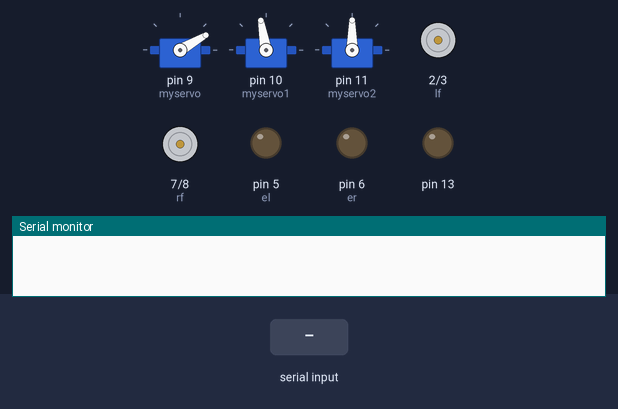
This sketch was run on a simulated Arduino Uno, built with avr-gcc and run on an emulated ATmega328P. Parts: 3 × servo, motor-driver pin pairs drawn as motors (green arrow = first pin HIGH = forward, orange = second pin HIGH = backward, longer = more drive), output pins drawn as LEDs (lit = HIGH), the last lines printed to the serial monitor. Inputs (shaded band) come from the test bench.

Above: at 1.2 s.
1.3 s: byte 97 ('a') received over Serial
At 2.5 s:
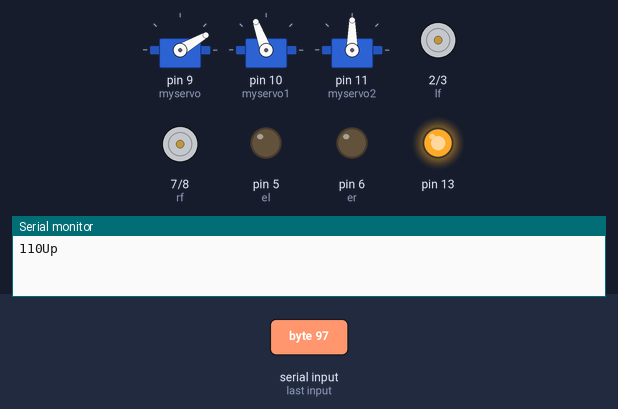
2.8 s: "F" received over Serial
At 3.7 s:
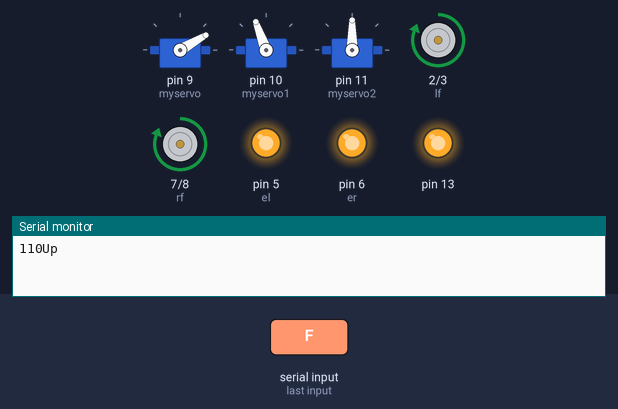
4.3 s: byte 71 ('G') received over Serial
At 4.8 s:
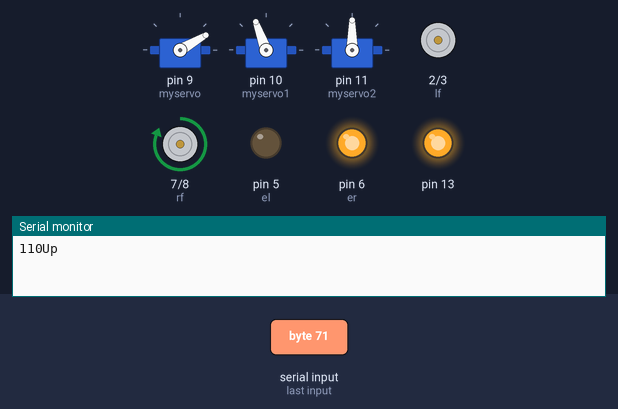
5.8 s: byte 72 ('H') received over Serial
At 7.0 s:
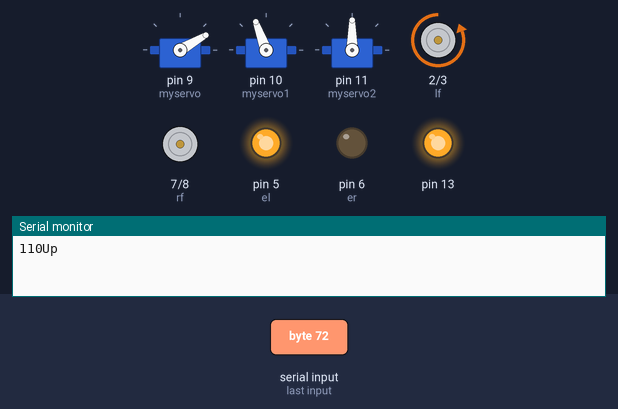
7.3 s: byte 73 ('I') received over Serial
At 8.3 s:
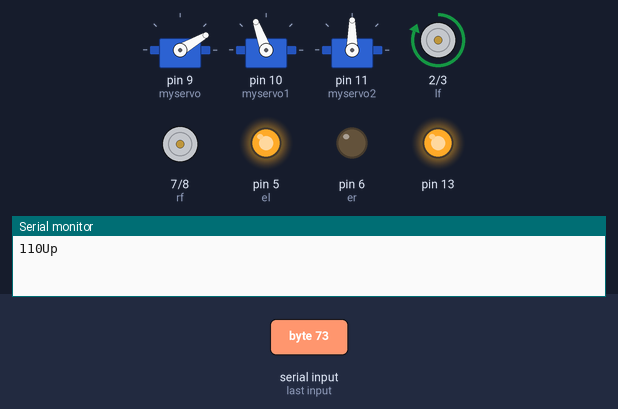
8.8 s: byte 74 ('J') received over Serial
At 9.4 s:
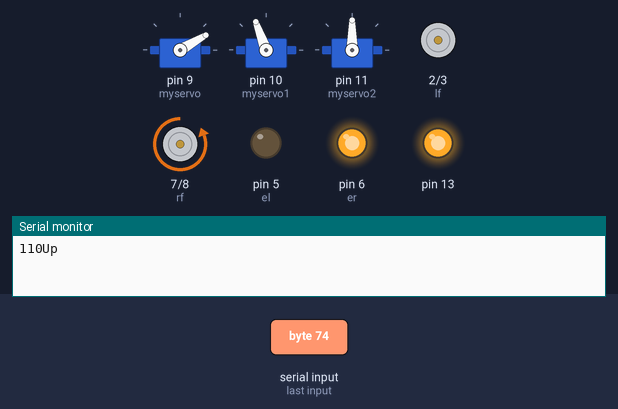
Timing chart, 0 to 11.3 s (numbered marks = the images above; inputs shaded):
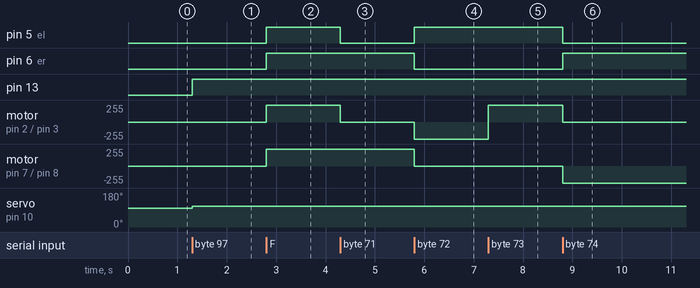

The sketch:

bluarm4.ino
```cpp
#include <Servo.h>
Servo myservo;  // create servo object to control a servo
Servo myservo1;
Servo myservo2;
int val = 100;
int val2 = 30;
int val3 = 0;

int lf=2;
int lb=3;
int rf=7;
int rb=8;

int el=5;
int er=6;
int mspeed=255;
int state;
int flag=0;

void setup() {
  myservo.attach(9);
  myservo1.attach(10);
  myservo2.attach(11);
  pinMode(lf, OUTPUT);
  pinMode(lb, OUTPUT);
  pinMode(rf, OUTPUT);
  pinMode(rb, OUTPUT);
  pinMode(el, OUTPUT);
  pinMode(er, OUTPUT);
  pinMode(13, OUTPUT);

  Serial.begin(115200);
  myservo1.write(val);
   myservo.write(val2);

}

void loop() {
   if(Serial.available() > 0){
      state = Serial.read();
       flag=0;
      digitalWrite(13, HIGH);


           if (state == '0') mspeed=0;
      else if (state == '1') mspeed=90;
      else if (state == '2') mspeed=150;
      else if (state == '3') mspeed=190;
      else if (state == '4') mspeed=220;
      else if (state == '5') mspeed=255;
      else if (state == 'F') mway3(mspeed,mspeed);
      else if (state == 'B') mway3(-mspeed,-mspeed);
      else if (state == 'R') mway3(mspeed,-mspeed);
      else if (state == 'L') mway3(-mspeed,mspeed);
      else if (state == 'S') mway3(0,0);
      else if (state == 'G') mway3(0,mspeed);
      else if (state == 'H') mway3(-mspeed,0);
      else if (state == 'I') mway3(mspeed,0);
      else if (state == 'J') mway3(0,-mspeed);


       else if (state == 'a'){
         if (val<170)
         val = val + 10;
         myservo1.write(val);
         Serial.print(val);
          Serial.println("Up");
          flag=1;
          delay(40);

       }
      else if (state == 'b') {
        if (val>10)
        val = val - 10;
        myservo1.write(val);
          Serial.print(val);
          Serial.println("Down");
          flag=1;
           delay(40);

      }
             else if (state == 'c'){
         if (val2<170)
         val2 = val2 + 10;
         myservo.write(val2);
         Serial.print(val2);
          Serial.println("Up");
          flag=1;
          delay(40);

       }
      else if (state == 'd') {
        if (val2>10)
        val2 = val2 - 10;
        myservo.write(val2);
          Serial.print(val2);
          Serial.println("Down");
          flag=1;
           delay(40);

      }


   }
}


void mway3(int lspeed,int rspeed )
{

  if (lspeed==0)
  {
        digitalWrite(lf, LOW);
        digitalWrite(lb, LOW);
  }
  else if(lspeed>0)
  {
        digitalWrite(lf, HIGH);
        digitalWrite(lb, LOW);
  }
  else if(lspeed<0)
  {
        lspeed=-lspeed;
        digitalWrite(lf, LOW);
        digitalWrite(lb, HIGH);
  }
if (rspeed==0)
  {
        digitalWrite(rf, LOW);
        digitalWrite(rb, LOW);
  }
  else if(rspeed>0)
  {
        digitalWrite(rf, HIGH);
        digitalWrite(rb, LOW);
  }
  else if(rspeed<0)
  {
        rspeed=-rspeed;
        digitalWrite(rf, LOW);
        digitalWrite(rb, HIGH);
  }
 analogWrite(el, lspeed);
 analogWrite(er, rspeed);
}
```

Measured:
- after the input at 1.3 s, pin 13: LOW → HIGH at once; servo on pin 10 (myservo1): 100° → 110° at once
- after the input at 2.8 s, pin 5 (el), pin 6 (er): LOW → HIGH at once; motor on pin 2 (lf) / pin 3 (lb), motor on pin 7 (rf) / pin 8 (rb): stopped → forward 255/255 at once
- after the input at 4.3 s, pin 5 (el): HIGH → LOW at once; motor on pin 2 (lf) / pin 3 (lb): forward 255/255 → stopped at once
- after the input at 5.8 s, pin 5 (el): LOW → HIGH at once; pin 6 (er): HIGH → LOW at once; motor on pin 2 (lf) / pin 3 (lb): stopped → backward 255/255 at once; motor on pin 7 (rf) / pin 8 (rb): forward 255/255 → stopped at once
- after the input at 7.3 s, motor on pin 2 (lf) / pin 3 (lb): backward 255/255 → forward 255/255 at once
- after the input at 8.8 s, pin 5 (el): HIGH → LOW at once; pin 6 (er): LOW → HIGH at once; motor on pin 2 (lf) / pin 3 (lb): forward 255/255 → stopped at once; motor on pin 7 (rf) / pin 8 (rb): stopped → backward 255/255 at once
